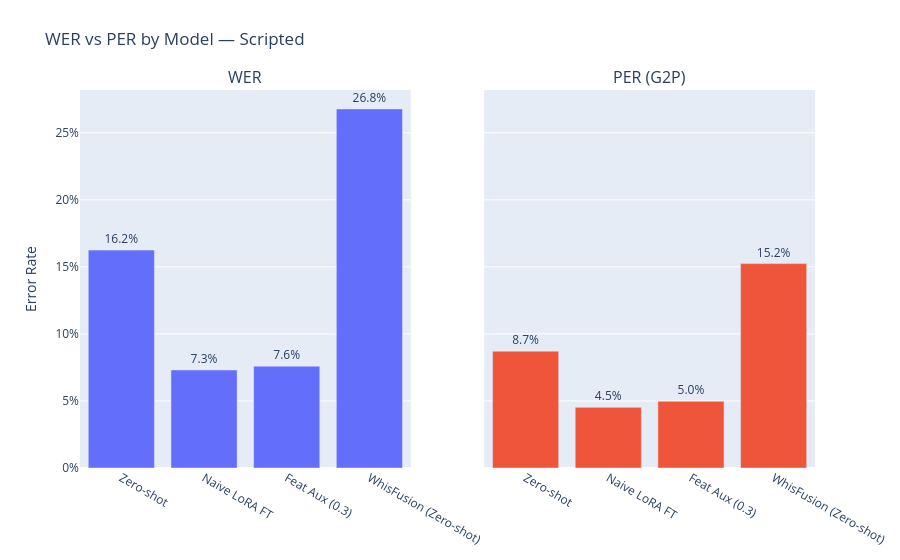
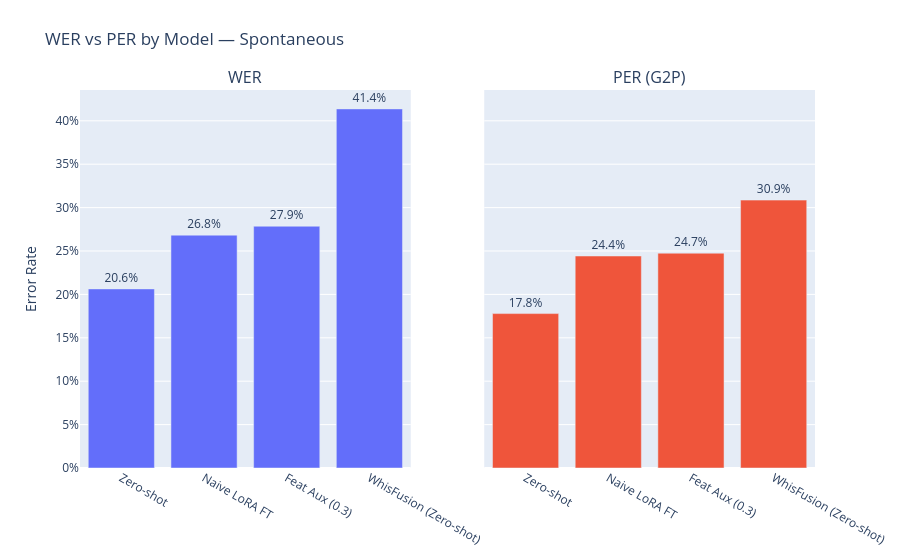

The notebook cell these images were saved under, in order:
### Code cell
from plotly.subplots import make_subplots

# ── Separate WER/PER into side-by-side subplots, one figure per split ─────────

for split in SPLITS:
    sub = overall_df[overall_df["Split"] == split].copy()
    if sub.empty:
        continue

    fig = make_subplots(
        rows=1, cols=2,
        subplot_titles=("WER", "PER (G2P)"),
        shared_yaxes=True,
    )

    # Left: WER
    wer_vals = sub["WER"]
    fig.add_trace(
        go.Bar(
            name="WER",
            x=sub["Model"].tolist(),
            y=wer_vals.tolist(),
            text=[f"{v:.1%}" if pd.notna(v) else "" for v in wer_vals],
            textposition="outside",
            showlegend=False,
        ),
        row=1, col=1
    )

    # Right: PER
    per_vals = sub["PER (G2P)"]
    if per_vals.notna().any():
        fig.add_trace(
            go.Bar(
                name="PER (G2P)",
                x=sub["Model"].tolist(),
                y=per_vals.tolist(),
                text=[f"{v:.1%}" if pd.notna(v) else "" for v in per_vals],
                textposition="outside",
                showlegend=False,
            ),
            row=1, col=2
        )

    fig.update_yaxes(title_text="Error Rate", tickformat=".0%", row=1, col=1)
    fig.update_yaxes(tickformat=".0%", row=1, col=2)
    fig.update_layout(
        title=f"WER vs PER by Model — {split.capitalize()}",
        margin=dict(t=90),
    )
    fig.show()

### Figure 1 — Plotly figure (JSON) as saved in the notebook; plotly's stock layout.template omitted (floating-point values rounded to 4 significant figures)
{"data": [{"name": "WER", "showlegend": false, "text": ["16.2%", "7.3%", "7.6%", "26.8%"], "textposition": "outside", "type": "bar", "x": ["Zero-shot", "Naive LoRA FT", "Feat Aux (0.3)", "WhisFusion (Zero-shot)"], "xaxis": "x", "y": [0.1625, 0.0731, 0.07593, 0.2678], "yaxis": "y"}, {"name": "PER (G2P)", "showlegend": false, "text": ["8.7%", "4.5%", "5.0%", "15.2%"], "textposition": "outside", "type": "bar", "x": ["Zero-shot", "Naive LoRA FT", "Feat Aux (0.3)", "WhisFusion (Zero-shot)"], "xaxis": "x2", "y": [0.08712, 0.04522, 0.04974, 0.1524], "yaxis": "y2"}], "layout": {"annotations": [{"font": {"size": 16}, "showarrow": false, "text": "WER", "x": 0.225, "xanchor": "center", "xref": "paper", "y": 1, "yanchor": "bottom", "yref": "paper"}, {"font": {"size": 16}, "showarrow": false, "text": "PER (G2P)", "x": 0.775, "xanchor": "center", "xref": "paper", "y": 1, "yanchor": "bottom", "yref": "paper"}], "margin": {"t": 90}, "title": {"text": "WER vs PER by Model — Scripted"}, "xaxis": {"anchor": "y", "domain": [0, 0.45]}, "xaxis2": {"anchor": "y2", "domain": [0.55, 1]}, "yaxis": {"anchor": "x", "domain": [0, 1], "tickformat": ".0%", "title": {"text": "Error Rate"}}, "yaxis2": {"anchor": "x2", "domain": [0, 1], "matches": "y", "showticklabels": false, "tickformat": ".0%"}}}

### Figure 2 — Plotly figure (JSON) as saved in the notebook; plotly's stock layout.template omitted (floating-point values rounded to 4 significant figures)
{"data": [{"name": "WER", "showlegend": false, "text": ["20.6%", "26.8%", "27.9%", "41.4%"], "textposition": "outside", "type": "bar", "x": ["Zero-shot", "Naive LoRA FT", "Feat Aux (0.3)", "WhisFusion (Zero-shot)"], "xaxis": "x", "y": [0.2063, 0.2683, 0.2786, 0.4137], "yaxis": "y"}, {"name": "PER (G2P)", "showlegend": false, "text": ["17.8%", "24.4%", "24.7%", "30.9%"], "textposition": "outside", "type": "bar", "x": ["Zero-shot", "Naive LoRA FT", "Feat Aux (0.3)", "WhisFusion (Zero-shot)"], "xaxis": "x2", "y": [0.1779, 0.2442, 0.2475, 0.3086], "yaxis": "y2"}], "layout": {"annotations": [{"font": {"size": 16}, "showarrow": false, "text": "WER", "x": 0.225, "xanchor": "center", "xref": "paper", "y": 1, "yanchor": "bottom", "yref": "paper"}, {"font": {"size": 16}, "showarrow": false, "text": "PER (G2P)", "x": 0.775, "xanchor": "center", "xref": "paper", "y": 1, "yanchor": "bottom", "yref": "paper"}], "margin": {"t": 90}, "title": {"text": "WER vs PER by Model — Spontaneous"}, "xaxis": {"anchor": "y", "domain": [0, 0.45]}, "xaxis2": {"anchor": "y2", "domain": [0.55, 1]}, "yaxis": {"anchor": "x", "domain": [0, 1], "tickformat": ".0%", "title": {"text": "Error Rate"}}, "yaxis2": {"anchor": "x2", "domain": [0, 1], "matches": "y", "showticklabels": false, "tickformat": ".0%"}}}
